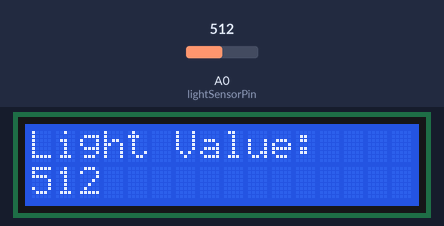
Bench run of a sketch on a simulated Arduino Uno, built with avr-gcc and run on an emulated ATmega328P. On the bench: 16×2 character LCD. Inputs (shaded band) come from the test bench; at power-on: A0 (lightSensorPin) = 512.

Above: at 2.7 s.
2.8 s: A0 (lightSensorPin) set to 716
At 3.8 s:
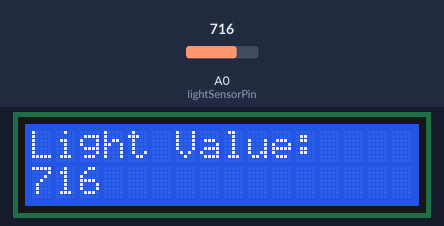
4.4 s: A0 (lightSensorPin) set to 900
At 5.6 s:
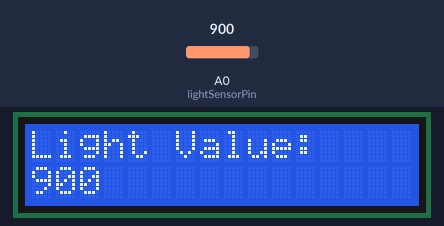
6.0 s: A0 (lightSensorPin) set to 1023
At 7.4 s:
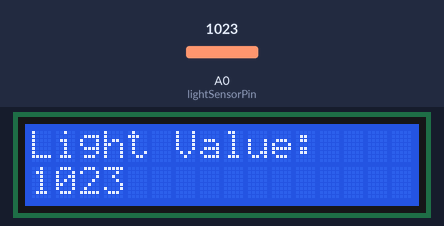
Timing chart, 0 to 9.0 s (numbered marks = the images above; inputs shaded):
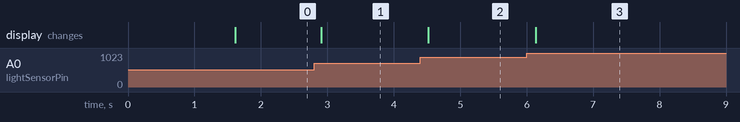

The sketch:

lightsensor.ino
```cpp
#include <Wire.h>
#include <LiquidCrystal_I2C.h>

LiquidCrystal_I2C lcd(0x27, 16, 2);

// Change A0 only if the board LIGHT_S signal uses another analog pin
const int lightSensorPin = A0;

void setup() {
  lcd.init();
  lcd.backlight();

  lcd.setCursor(0, 0);
  lcd.print("Light Sensor");
  lcd.setCursor(0, 1);
  lcd.print("Starting...");
  delay(1500);

  lcd.clear();
}

void loop() {
  int lightValue = analogRead(lightSensorPin);

  lcd.setCursor(0, 0);
  lcd.print("Light Value:");

  lcd.setCursor(0, 1);
  lcd.print(lightValue);
  lcd.print("        ");

  delay(300);
}
```

Measured:
- after the input at 2.8 s, the display: changes after 0.11 s (image 1)
- after the input at 4.4 s, the display: changes after 0.12 s (image 2)
- after the input at 6.0 s, the display: changes after 0.14 s (image 3)
